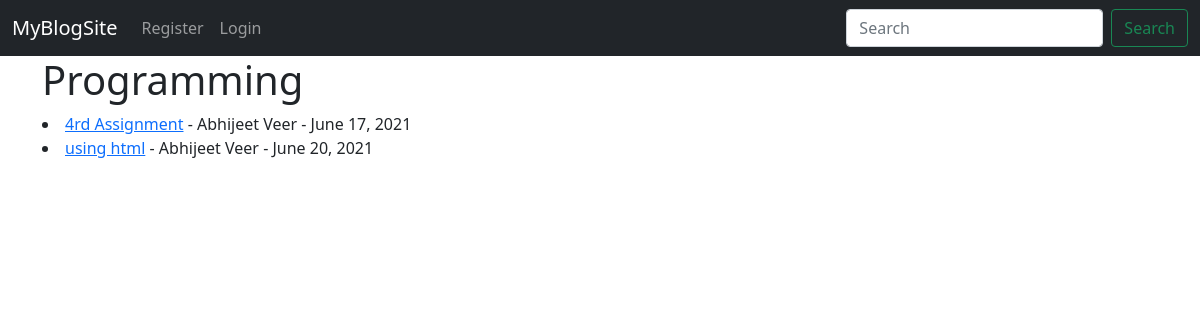
/category/programming, run on the app's committed database.
### theblog/models.py (models this page shows, shortened)
class Post(models.Model):
    title=models.CharField(max_length=255)
    title_tag=models.CharField(max_length=255, default="")
    author=models.ForeignKey(User,on_delete=models.CASCADE)
    body=models.TextField()
    post_date=models.DateField(auto_now_add=True)
    category=models.CharField(max_length=255, default="programming")

### theblog/views.py (the view)
# urls.py: path('category/<str:cats>',CategoryView,name='category'),
def CategoryView(request,cats):
    category_post=Post.objects.filter(category=cats.replace('-',' '))
    return render(request, 'categories.html', {'cats':cats.title().replace('-',' '), 'category_post':category_post});

### theblog/templates/categories.html
{% extends 'base.html' %}
{% block content %}
{% if category_post %}
<h1>{{cats}}</h1>
{% for post in category_post %}
<li><a href="{% url 'article-detail' post.pk %}">{{ post.title }}</a> - {{ post.author.first_name }} {{post.author.last_name}} - {{post.post_date}}</li>
{% endfor %}
{% else %}
 <h3>Sorry this doesn't exists</h3>
{% endif %}
{% endblock %}

### data on the page
Post: title "4rd Assignment", author.first_name "Abhijeet", author.last_name "Veer", post_date "June 17, 2021"
Post: title "using html", author.first_name "Abhijeet", author.last_name "Veer", post_date "June 20, 2021"

### other printed values
{{ cats }} "Programming"
